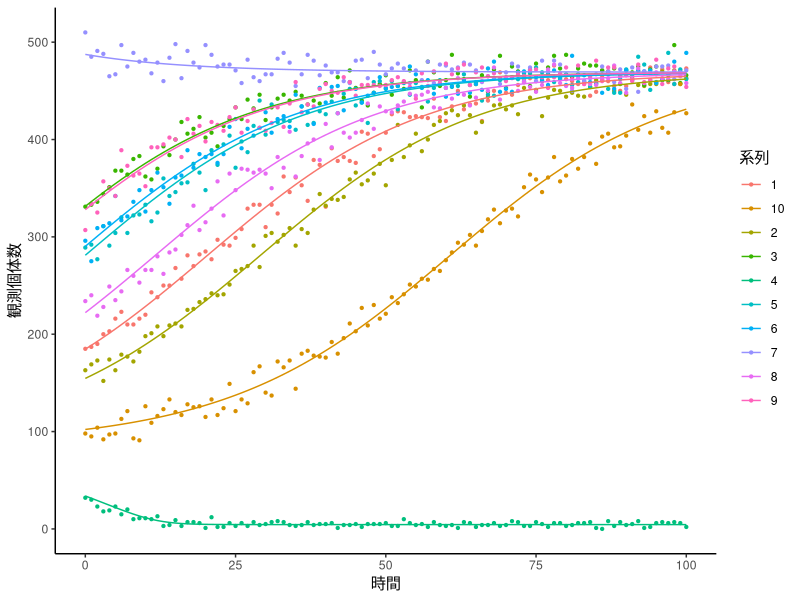

This figure's R source:
library(deSolve)
library(ggplot2)
library(dplyr)
library(tidyr)

# 微分方程式の定義
Ppun_aggr <- function(t, x, params) {
  alpha <- params["alpha"]
  beta <- params["beta"]
  s <- params["s"]
  N <- params["N"]
  
  dxdt <- (alpha + beta * x[1]) * (N - x[1]) - (s * x[1]) / (s + x[1])
  
  list(c(dxdt))
}

# パラメータの設定
alpha <- 0.0045
beta <- 0.00015
s <- 10
N <- 600
times <- seq(0, 100, by = 1)  # 時間範囲

# 初期値をランダムにして10個のデータを生成
set.seed(100) 
initial_values <- runif(10, min = 0, max = N)
results <- list()

for (i in 1:10) {
  x0 <- initial_values[i]
  params <- c(alpha = alpha, beta = beta, s = s, N = N)
  output <- ode(y = c(x = x0), times = times, func = Ppun_aggr, parms = params)
  df <- as.data.frame(output)
  df$initial_value <- x0

  # 二項分布に従ってばらつかせる
  df$x_obs <- rbinom(n = nrow(df), size = N, prob = df$x / N)
  df$n_total <- N
  results[[i]] <- df
}

# データを結合
all_data <- bind_rows(results, .id = "series")

# ggplotで散布図を作成
plt <- ggplot(all_data, aes(x = time, y = x_obs, color = as.factor(series))) +
  geom_point(size=0.8) +
  geom_line(aes(y = x), linetype = "solid") +
  labs(x = "時間", y = "観測個体数", color = "系列") +
  theme_classic() # +theme(legend.position = "none") 

ggsave("plot.png", plot = plt, width = 1000, height = 800, units = "px")
write.csv(all_data[all_data$time>0,], "all_data.csv", row.names = FALSE)
